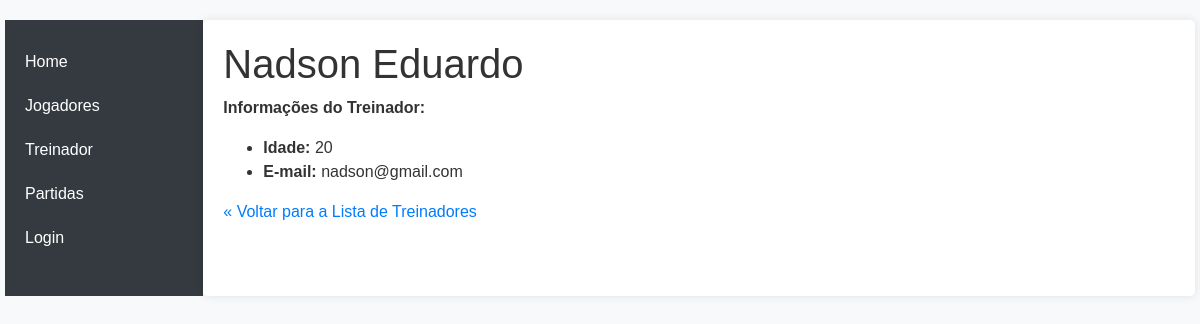
Screenshot of /catalog/treinador/1 with the database file from the repository.
### catalog/models.py (models this page shows, shortened)
class Treinador(models.Model):
    nome=models.CharField(max_length=200, help_text='Insira o nome do treinador.')
    idade=models.CharField(max_length=200, help_text='Insira a idade do treinador.')
    email=models.CharField(max_length=200, help_text='Insira o e-mail do treinador.')

### catalog/views.py (the view)
# urls.py: path('treinador/<int:pk>', views.TreinadorDetailView.as_view(), name='treinador-detail'),
class TreinadorDetailView(generic.DetailView):
    model=Treinador

### catalog/templates/catalog/treinador_detail.html
{% extends "base_generic.html" %}
{% block content %}
  <h1>{{ treinador.nome }}</h1>
  <p><strong>Informações do Treinador:</strong></p>
  <ul>
    <li><strong>Idade:</strong> {{ treinador.idade }}</li>
    <li><strong>E-mail:</strong> {{ treinador.email }}</li>
  </ul>
  <p><a href="{% url 'treinador' %}">&laquo; Voltar para a Lista de Treinadores</a></p>
{% endblock %}

### catalog/static/css/styles.css (style rules this page uses)
body { font-family: 'Arial', sans-serif; background-color: #f8f9fa; color: #333; }

### rows the page displays
Treinador: nome "Nadson Eduardo", idade "20", email "nadson@gmail.com"
